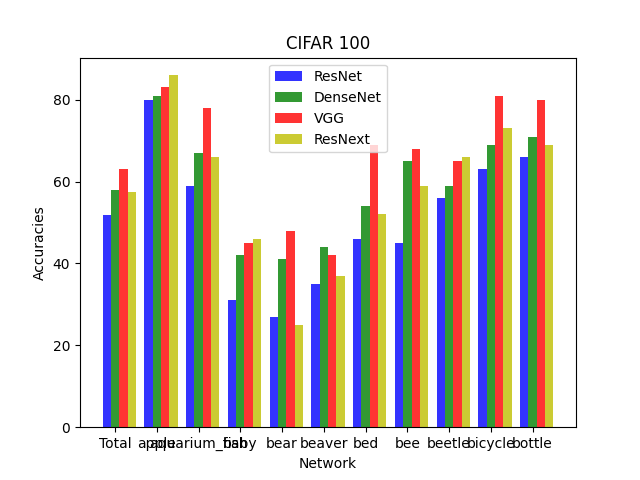

This figure's Python source:
from torchvision import models
import torch
import torchvision
import torchvision.transforms as transforms
import matplotlib.pyplot as plt
import numpy as np

from use_pretrained_model import use_pretrained_model, Network


# hyperparameters

num_epochs = 25
batch_size = 128
learning_rate = 0.001
momentum = 0.9
print_every = 10
hidden_layers = [512]

device = torch.device('cuda' if torch.cuda.is_available() else 'cpu')
frozen = False # whether the parameters in the loaded model are trained or not


# dataset
    # dataset has PILImage images of range [0, 1].
    # We transform them to Tensors of normalized range [-1, 1]
transform = transforms.Compose(
    [transforms.ToTensor(),
     transforms.Normalize((0.5, 0.5, 0.5), (0.5, 0.5, 0.5))])

# CIFAR10: 60000 32x32 color images in 10 classes, with 6000 images per class
train_dataset = torchvision.datasets.CIFAR100(root='./data', train=True,download=True, transform=transform)

test_dataset = torchvision.datasets.CIFAR100(root='./data', train=False,download=True, transform=transform)

classes=train_dataset.classes



print("RESNET NOT FROZEN")
model =torchvision.models.resnet18(pretrained=True)
# Freeze parameters so we don't backprop through them
if frozen:
    for param in model.parameters():
        param.requires_grad = False
input_size_last_layer = 512 # has to be adapted according to model
model.fc=Network(input_size_last_layer,len(classes),hidden_layers) # has to be adapted according to model

acc_resnet=use_pretrained_model(model,classes,learning_rate, momentum,train_dataset, test_dataset,batch_size,device,num_epochs,print_every)

print("DENSENET NOT FROZEN")
model =model = models.densenet121(pretrained=True)
# Freeze parameters so we don't backprop through them
if frozen:
    for param in model.parameters():
        param.requires_grad = False
input_size_last_layer = 1024 # has to be adapted according to model
model.classifier=Network(input_size_last_layer,len(classes),hidden_layers) # has to be adapted according to model

acc_densenet=use_pretrained_model(model,classes,learning_rate, momentum,train_dataset, test_dataset,batch_size,device,num_epochs,print_every)

print("VGG NOT FROZEN")
model =model = models.vgg16(pretrained=True)
# Freeze parameters so we don't backprop through them
if frozen:
    for param in model.parameters():
        param.requires_grad = False
input_size_last_layer = 4096 # has to be adapted according to model
model.classifier[6]=Network(input_size_last_layer,len(classes),[2048,1024,512]) # has to be adapted according to model

acc_vgg=use_pretrained_model(model,classes,learning_rate, momentum,train_dataset, test_dataset,batch_size,device,num_epochs,print_every)

print("RESNEXT NOT FROZEN")
model =model =torchvision.models.resnext50_32x4d(pretrained=True)
# Freeze parameters so we don't backprop through them
if frozen:
    for param in model.parameters():
        param.requires_grad = False
input_size_last_layer = 2048 # has to be adapted according to model
model.fc=Network(input_size_last_layer,len(classes),[1024,512]) # has to be adapted according to model

acc_resnext=use_pretrained_model(model,classes,learning_rate, momentum,train_dataset, test_dataset,batch_size,device,num_epochs,print_every)



# create plot
n_groups=11
fig, ax = plt.subplots()
index = np.arange(n_groups)
bar_width = 0.2
opacity = 0.8

rects1 = plt.bar(index, acc_resnet[:11], bar_width,
alpha=opacity,
color='b',
label='ResNet')

rects2 = plt.bar(index + bar_width, acc_densenet[:11], bar_width,
alpha=opacity,
color='g',
label='DenseNet')

rects3 = plt.bar(index + 2*bar_width, acc_vgg[:11], bar_width,
alpha=opacity,
color='r',
label='VGG')

rects3 = plt.bar(index + 3*bar_width, acc_resnext[:11], bar_width,
alpha=opacity,
color='y',
label='ResNext')


label_names =["Total"]
for c in classes[:10]:
    label_names.append(c)

plt.xlabel('Network')
plt.ylabel('Accuracies')
plt.title('CIFAR 100')
plt.xticks(index + bar_width, label_names)
plt.legend()

plt.savefig("cifar100.png")

plt.show()



